Frame 1 (no input): blank canvas, image omitted
Frame 60 (the mouse pressed at the canvas centre just before this capture): blank canvas, image omitted
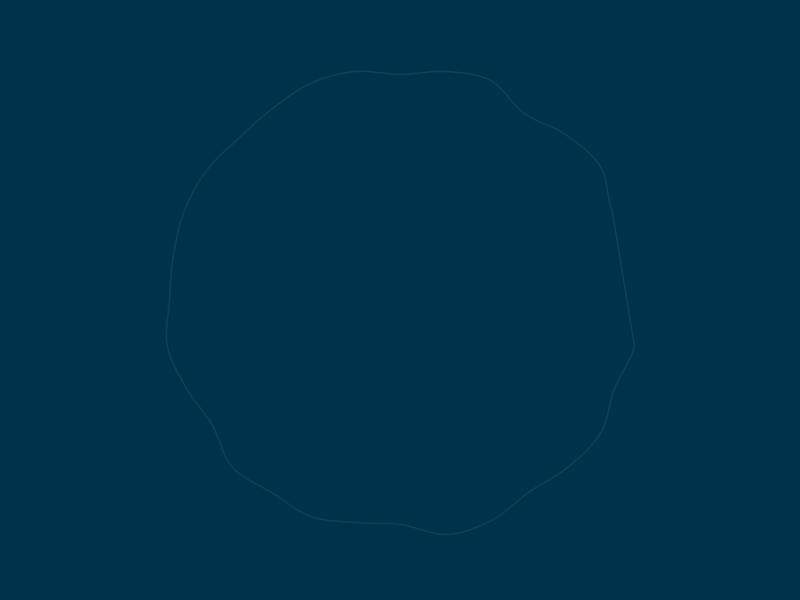
Frame 120 (the mouse held since frame 60 and released just before this capture)

The Processing sketch whose frames 1 and 60 were blank and that drew this single picture after the mouse press (run headless with seeded random() and noise(); from frame 60 on, the mouse is pressed at the canvas centre):

// Processing sketch: ripple_class_1
// ── ripple_class_1.pde
//同時に表示する波紋の数
int maxRipple = 100;    

//波紋オブジェクト用変数
Ripple[] rp = new Ripple[maxRipple];
//波紋オブジェクトを次に進めるために数える変数
int r_count = 0;


void setup() {
  size(800, 600);
  noiseDetail(8);
  //maxRipple個数の波紋オブジェクトを生成する
  for (int i = 0; i < maxRipple; i++) {
    rp[i] = new Ripple();
  }
}

void draw() {
  background(0, 50, 75);

  //波紋クラスからオブジェクトをつくる
  for (int i = 0; i < maxRipple; i++) {
    rp[i].draw();
  }
}

//mousePressedを、mouseMovedにすると、マウスが動いたら波紋が出ます
void mousePressed() {
  //波紋オブジェクトを1個ずつ発生（マウス座標にセット）
  //　r_countを1ずつ増やし、maxRippleを超えたら0にする
  rp[r_count].set(mouseX, mouseY);
  r_count++;
  if (r_count>=maxRipple) {
    r_count=0;
  }
}



// -----------------------------------------------------------------
//波紋のクラス
class Ripple {

    int resolution = 32;    //波紋を描く、線分の数
    float rad = min(width / 2, height / 2);  //波紋の直径（画面の横幅/2か、高さ/2のうち、小さいほう）
    float x = 0;
    float y = 0;
    float t = 0; //時間
    float tChange = 0.05; //時間の増加量
    float nVal;
    float nInt = 0.2;
    float nAmp = 1;
    float ripple = 0;
    float mx = 0;
    float my = 0;
    float size = 0;
    float transparent = 0;

  //波紋のセット
  void set(float _mx, float _my) {
    size = 1;  //波紋のサイズ
    mx = _mx;  //波紋のX座標
    my = _my;  //波紋のY座標
    nInt = random(5, 10); // ノイズによるゆれ振幅
    nAmp = random(0.8, 1.0) ; //波紋のゆれの最小値（1.0に近いほうが円に近くなる）
  }

  //波紋の描画
  void draw() {

    size *= 0.97;  //徐々に0に近くなる計算（0.9だと速く、0.99だともっと遅く変化）

    push();
    translate(mx, my);    //波紋の原点を移動する

    //塗りと線の色
    noFill();
    transparent = size;              //sizeを透明度に使う
    stroke(255, 100 * transparent);  //線の色
    strokeWeight(10* transparent);  //線の幅

    //波紋の線分を描く
    beginShape();

    //線分を1周するまで、resolution本数に分けて、描く
    for (float a = 0; a <= TWO_PI; a += TWO_PI / resolution) {

      // ノイズ値でゆれの振幅を計算し、nAmp~1.0の範囲に整える
      nVal = map(noise(cos(a) * nInt + 1, sin(a) * nInt + 1, t), 0.0, 1.0, nAmp, 1.0);

      //線分を描く位置の計算
      x = cos(a) * rad * nVal * (1.0 - size);
      y = sin(a) * rad * nVal * (1.0 - size);

      //カーブ型の線分を描く
      curveVertex(x, y);

      //直線型の線分は以下のように
      //vertex(x, y);
    }
    endShape(CLOSE);  //線分を閉じる
    pop();

    //時間の変数を進める
    t += tChange;
  }
}
